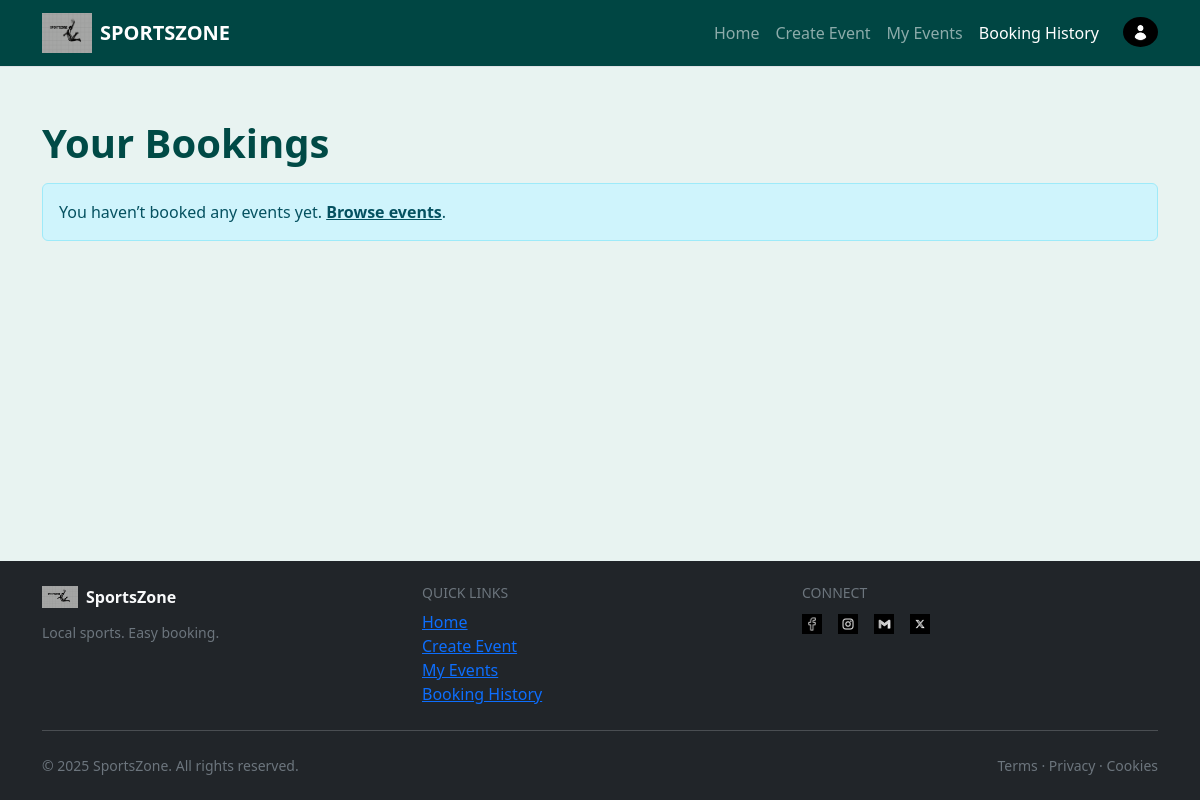
The app's page /booking (signed in), older data.
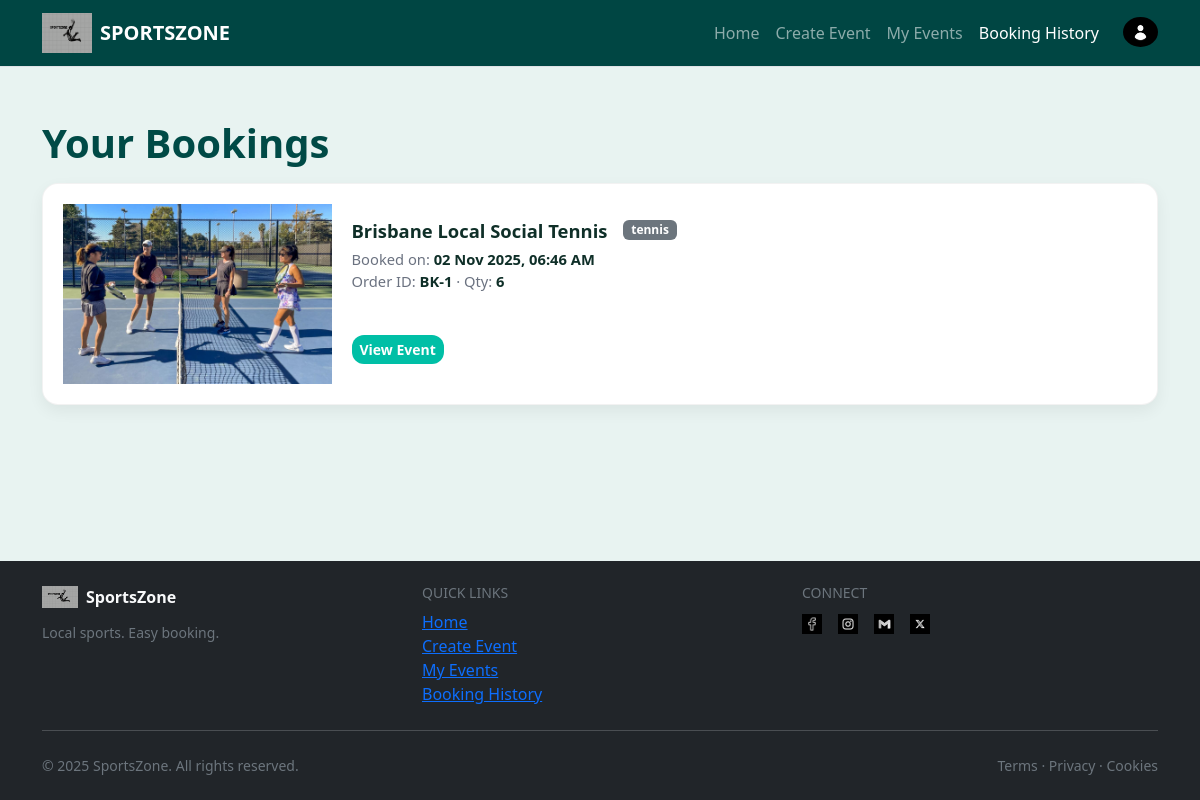
The same page, newer data.
### SportsZone/models.py (models this page shows, shortened)
class Booking(db.Model):
    __tablename__ = "bookings"
    id = db.Column(db.Integer, primary_key=True)
    user_id = db.Column(db.Integer, db.ForeignKey("users.id"), nullable=False)
    event_id = db.Column(db.Integer, db.ForeignKey("events.id"), nullable=False)
    booking_date = db.Column(db.DateTime, default=datetime.utcnow, nullable=False)
    booking_quantity = db.Column(db.Integer, nullable=False)
    order_code = db.Column(db.String(32), index=True)  # e.g., "BK-123" after insert

class Event(db.Model):
    __tablename__ = "events"
    id = db.Column(db.Integer, primary_key=True)
    user_id = db.Column(db.Integer, db.ForeignKey("users.id"), nullable=False)  # creator/owner
    venue_id = db.Column(db.Integer, db.ForeignKey("venues.id"))
    sports_type = db.Column(db.String(64), index=True)  # Football, Basketball, etc.
    event_title = db.Column(db.String(256), nullable=False)
    home_team_name = db.Column(db.String(64))
    away_team_name = db.Column(db.String(64))
    event_image = db.Column(db.String(256))  # filename in /static/img
    description = db.Column(db.Text)
    start_datetime = db.Column(db.DateTime, default=datetime.utcnow, nullable=False)
    end_datetime = db.Column(db.DateTime)
    status = db.Column(db.String(32), index=True, default="Open", nullable=False)
    total_tickets = db.Column(db.Integer, default=120, nullable=False)
    tickets_sold = db.Column(db.Integer, default=0, nullable=False)
    ticket_price = db.Column(db.Float, default=0.0, nullable=False)
    comments = db.relationship(
        "Comment", backref="event", lazy=True, cascade="all, delete-orphan"
    )
    bookings = db.relationship(
        "Booking", backref="event", lazy=True, cascade="all, delete-orphan"
    )

### SportsZone/views.py (the view)
@main_bp.route("/booking", methods=["GET"], endpoint="booking")
@login_required
def booking():
    rows = (
        db.session.query(Booking, Event, Venue)
        .filter(Booking.user_id == current_user.id)
        .join(Event, Booking.event_id == Event.id, isouter=True)
        .join(Venue, Event.venue_id == Venue.id, isouter=True)
        .order_by(Booking.booking_date.desc())
        .all()
    )
    orders = []
    for b, e, v in rows:
        orders.append(
            {
                "order_code": f"BK-{b.id}",
                "booked_at": b.booking_date.strftime("%d %b %Y, %I:%M %p")
                if b.booking_date
                else "",
                "quantity": b.booking_quantity or 1,
                "event_id": e.id if e else None,
                "event_title": (e.event_title or f"{e.home_team_name} vs {e.away_team_name}")
                if e
                else "Unknown Event",
                "image": e.event_image if e else None,
                "sport": e.sports_type if e else "",
            }
        )
    return render_template("booking.html", title="Booking History", orders=orders)

### SportsZone/templates/booking.html (shortened to what this page needs)
{% extends "base.html" %}
{% block body %}
<div class="bookings-page">
  <h1 class="page-title">Your Bookings</h1>
  {% if orders and orders|length > 0 %}
    <div class="row g-3">
      {% set color_map = {
        'football':'primary','Football':'primary',
        'basketball':'warning','Basketball':'warning',
        'cricket':'success','Cricket':'success',
        'tennis':'secondary','Tennis':'secondary'
      } %}
      {% for o in orders %}
        <div class="col-12">
          <article class="booking-card">
            <div class="row g-0 align-items-stretch">
              <div class="col-12 col-md-3">
                <div class="thumb-wrap">
                  {% if o.image %}
                    <img class="thumb" src="{{ url_for('static', filename='img/' ~ o.image) }}" alt="{{ o.event_title }}">
                  {% else %}
                    <div class="thumb-fallback">{{ (o.event_title or 'E')[:1] }}</div>
                  {% endif %}
                </div>
              </div>
              <div class="col-12 col-md-9">
                <div class="body">
                  <div class="d-flex align-items-start flex-wrap gap-2">
                    <h2 class="title">{{ o.event_title }}</h2>
                    <span class="badge text-bg-{{ color_map.get(o.sport, 'secondary') }} sport-badge">
                      {{ o.sport or 'event' }}
                    </span>
                  </div>
                  <div class="meta">
                    <div>Booked on: <b>{{ o.booked_at }}</b></div>
                    <div>
                      Order ID: <b>{{ o.order_code }}</b>
                      {% if o.quantity %} · Qty: <b>{{ o.quantity }}</b>{% endif %}
                    </div>
                  </div>
                  <div class="spacer"></div>
                  <div class="actions d-flex gap-2">
                    <a href="{{ url_for('main.view_event', event_id=o.event_id) }}" class="btn btn-primary btn-sm">
                      View Event
                    </a>
                  </div>
                </div>
              </div>
            </div>
          </article>
        </div>
      {% endfor %}
    </div>
  {% else %}
    <div class="alert alert-info">
      You haven’t booked any events yet.
      <a href="{{ url_for('main.index') }}" class="alert-link">Browse events</a>.
    </div>
  {% endif %}
</div>
{% endblock %}

Row changes from the older to the newer data that the page shows:
added Booking: event_image (picture), event_title "Brisbane Local Social Tennis", sports_type "tennis", booked_at "02 Nov 2025, 06:46 AM", order_code "BK-1", quantity "6"
Text that changed along with them:
text no longer shown: "You haven’t booked any events yet. Browse events ."
